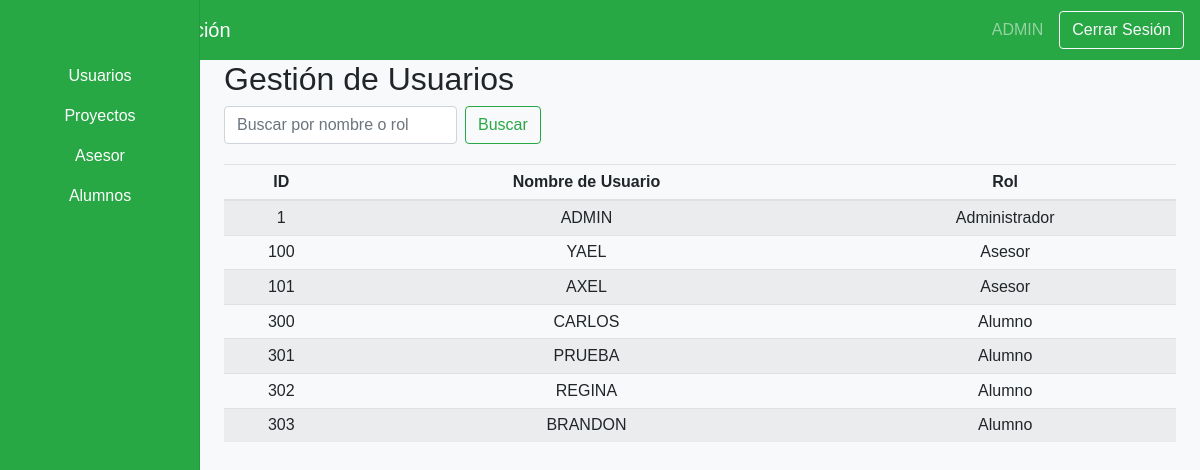
The app's page /views/admin/dashboardAdmin.php (signed in) with its own data.
### tables this page shows
CREATE TABLE IF NOT EXISTS `usuario` (
  `ID_Usuario` int NOT NULL AUTO_INCREMENT,
  `Nombre_Usuario` varchar(50) NOT NULL,
  `Contraseña` varchar(255) NOT NULL,
  `Rol` int DEFAULT NULL,
  PRIMARY KEY (`ID_Usuario`),
  KEY `fk_usuario_rol` (`Rol`)
);

### Includes/functions.php (called while the page is built, shortened)
<?php
function getRoleName($roleId) {
    switch ($roleId) {
        case 1:
            return 'Alumno';
        case 2:
            return 'Asesor';
        case 3:
            return 'Administrador';
    }
}
?>

### Views/Admin/dashboardAdmin.php (the view, shortened to what this page needs)
<?php
include('../../includes/config.php');
?>
<!DOCTYPE html>
<html lang="es">
<head>
    <link rel="stylesheet" href="https://stackpath.bootstrapcdn.com/bootstrap/4.3.1/css/bootstrap.min.css">
    <link rel="stylesheet" href="<?php echo CSS_PATH; ?>dashboard.css">
</head>
<body>
    <nav class="navbar navbar-dark bg-success">
        <span class="navbar-brand mb-0 h1">Panel de Administración</span>
        <div class="d-flex align-items-center">
            <span class="navbar-text mr-3">
                <?php echo $_SESSION['username']; ?>
            </span>
            <a href="../public/logout.php" class="btn btn-outline-light">Cerrar Sesión</a>
        </div>
    </nav>
    <div class="container-fluid">
        <div class="row">
            <nav class="col-md-2 d-none d-md-block bg-success sidebar">
                <div class="sidebar-sticky">
                    <ul class="nav flex-column">
                        <li class="nav-item">
                            <a class="nav-link text-white text-center" href="#">
                                Usuarios
                            </a>
                        </li>
                        <li class="nav-item">
                            <a class="nav-link text-white text-center" href="dashboardAdminProyectos.php">
                                Proyectos
                            </a>
                        </li>
                        <li class="nav-item">
                            <a class="nav-link text-white text-center" href="dashboardAdminAsesor.php">
                                Asesor
                            </a>
                        </li>
                        <li class="nav-item">
                            <a class="nav-link text-white text-center" href="dashboardAdminAlumnos.php">
                                Alumnos
                            </a>
                        </li>
                    </ul>
                </div>
            </nav>
            <main role="main" class="col-md-9 ml-sm-auto col-lg-10 px-4">
                <h2>Gestión de Usuarios</h2>
                <form method="GET" class="form-inline mb-3">
                    <input class="form-control mr-sm-2" type="search" name="search"
                        placeholder="Buscar por nombre o rol" aria-label="Buscar">
                    <button class="btn btn-outline-success my-2 my-sm-0" type="submit">Buscar</button>
                </form>
                <div class="table-responsive">
                    <table class="table table-striped table-sm text-center">
                        <thead>
                            <tr>
                                <th>ID</th>
                                <th>Nombre de Usuario</th>
                                <th>Rol</th>
                            </tr>
                        </thead>
                        <tbody>
                            <?php
                            $searchQuery = "";
                            $query = "SELECT ID_Usuario, Nombre_Usuario, Rol FROM usuario WHERE Rol != 4 $searchQuery ORDER BY ID_Usuario ASC";
                            $result = $connection->query($query);
                            while ($row = $result->fetch_assoc()) {
                                echo "<tr>";
                                echo "<td>" . htmlspecialchars($row['ID_Usuario']) . "</td>";
                                echo "<td>" . htmlspecialchars($row['Nombre_Usuario']) . "</td>";
                                echo "<td>" . htmlspecialchars(getRoleName($row['Rol'])) . "</td>";
                                echo "</tr>";
                            }
                            ?>
                        </tbody>
                    </table>
                </div>
            </main>
        </div>
    </div>
</body>
</html>

### Assets/CSS/dashboard.css (style rules this page uses)
body { font-family: Arial, sans-serif; background-color: #f8f9fa; }
.navbar { height: 60px; display: flex; align-items: center; justify-content: space-between; background-color: #28a745; color: white; }
.sidebar { position: fixed; top: 0; bottom: 0; left: 0; z-index: 100; padding: 48px 0 0; box-shadow: inset -1px 0 0 rgba(0, 0, 0, 0.1); background-color: #28a745; }
.sidebar-sticky { position: relative; top: 0; height: calc(100vh - 48px); padding-top: 0.5rem; overflow-x: hidden; overflow-y: auto; }
.sidebar .nav-link { font-weight: 500; color: black; }
.table-responsive { margin-top: 20px; }
.table-striped tbody tr:nth-of-type(odd) { background-color: rgba(0, 0, 0, 0.05); }

### records on screen
usuario: ID_Usuario "1", Nombre_Usuario "ADMIN", Rol "Administrador"
usuario: ID_Usuario "100", Nombre_Usuario "YAEL", Rol "Asesor"
usuario: ID_Usuario "101", Nombre_Usuario "AXEL", Rol "Asesor"
usuario: ID_Usuario "300", Nombre_Usuario "CARLOS", Rol "Alumno"
usuario: ID_Usuario "301", Nombre_Usuario "PRUEBA", Rol "Alumno"
usuario: ID_Usuario "302", Nombre_Usuario "REGINA", Rol "Alumno"
usuario: ID_Usuario "303", Nombre_Usuario "BRANDON", Rol "Alumno"

### other values on screen
$_SESSION['username'] "ADMIN"
